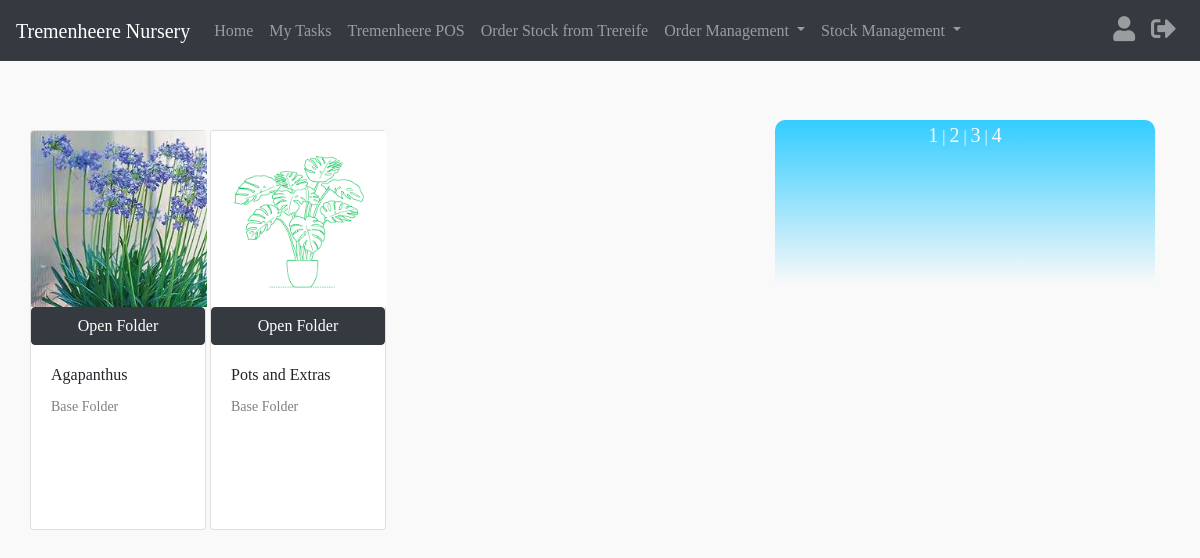
/public/tremenheerepos/index.php (signed in), run on the app's committed database.
### tables this page shows
CREATE TABLE `shop_categories` (
  `cat_id` int(11) NOT NULL,
  `cat_parentid` int(11) NOT NULL,
  `cat_name` varchar(255) NOT NULL,
  `cat_image` varchar(255) NOT NULL
);

### public/tremenheerepos/index.php (the view, shortened to what this page needs)
<?php
require("../../inc/header.php");
include("../../inc/db_connect.php");
require('../../inc/container.php');
?>
<link href="/tremenheere/public/css/pos.css" rel="stylesheet" type="text/css">
<div style="margin-left: 0;" class="container">
  <div style="margin-left: 0; width:95vw;height:100%;"class="row">
<div style="left:0;" style="margin-right:0;" class='col-sm-8 productwrap'>
   <?php
   $sql = "SELECT * FROM shop_categories WHERE cat_parentid = '0'";
   $query = mysqli_query($conn, $sql);
   while($result = mysqli_fetch_assoc($query)){
     ?>
     <div name="<?php echo $result['cat_name'];?>" class="card" style="margin-top:10px;width: 11rem;height:400px;display:inline-flex;">
       <img style="width:11rem;height:11rem;object-fit: cover;" class="card-img-top" src="<?php if($result['cat_image'] == NULL){$image = "../images/placeholder.jpeg";}else{$image = $result['cat_image'];} echo $image;?>" alt="">
       <button id="<?php echo $result['cat_name'];?>"  class="openfolder btn btn-dark">Open Folder</button>
       <div class="card-body">
         <h5 class="card-title"><?php echo $result['cat_name'];?></h5>
         <p class="card-text">Base Folder</p>
       </div>
     </div> <?php }?>
</div>
<div class="col-sm-4 " style=" width: 20vw; border-radius: 10px; background: linear-gradient(to bottom, #33ccff 0%, #F9F9F9 40%);">
<div class='cartchange'><a rel="nofollow" href='?view_cart=1' class='cartselect'>1</a> | <a rel="nofollow" href='?view_cart=2' class='cartselect'>2</a> | <a rel="nofollow" href='?view_cart=3' class='cartselect'>3</a> | <a rel="nofollow" href='?view_cart=4' class='cartselect'>4 </a></div>
</div>
</div>
</div>
<?php require('../../inc/footer.php'); ?>

### inc/header.php (shortened to what this page needs)
<!doctype html>
<html>
<head>
  <link rel="stylesheet" href="https://maxcdn.bootstrapcdn.com/bootstrap/4.5.2/css/bootstrap.min.css">
<link rel="stylesheet" href="https://cdnjs.cloudflare.com/ajax/libs/font-awesome/5.15.3/css/all.min.css">
</head>

### inc/container.php (shortened to what this page needs)
</head>
<nav class="navbar fixed-top navbar-expand-sm bg-dark navbar-dark">
<a class="navbar-brand" href="/tremenheere/public/home.php">Tremenheere Nursery</a>
<div class="collapse navbar-collapse" id="navbarSupportedContent">
<ul class="navbar-nav mr-auto">
  <li class="nav-item">
    <a class="nav-link" href="/tremenheere/public/home.php">Home <span class="sr-only">(current)</span></a>
  </li>
  <li class="nav-item">
    <a class="nav-link" href="/tremenheere/public/tasks.php">My Tasks</a>
  </li>
  <li class="nav-item">
    <a class="nav-link" href="/tremenheere/public/tremenheerepos/index.php?view_cart=1">Tremenheere POS</a>
  </li>
  <li class="nav-item">
    <a class="nav-link" href="/tremenheere/public/orderstock/index.php">Order Stock from Trereife</a>
  </li>
  <li class="nav-item dropdown">
    <a class="nav-link dropdown-toggle" href="#" id="navbarDropdown" role="button" data-toggle="dropdown" aria-haspopup="true" aria-expanded="false">
      Order Management
    </a>
  </li>
  <li class="nav-item dropdown">
    <a class="nav-link dropdown-toggle" href="#" id="navbarDropdown" role="button" data-toggle="dropdown" aria-haspopup="true" aria-expanded="false">
      Stock Management
    </a>
  </li>
  </ul>
<ul class="navbar-nav">
  <li class="nav-item">
    <a class="nav-link" href="/tremenheere/public/profile.php"><i style='font-size:25px;' class="fas fa-user"></i></a>
    </li>
    <li class="nav-item">
    <a class="nav-link" href="/tremenheere/public/logout.php"><i style='font-size:25px;' class="fas fa-sign-out-alt"></i></a>
    </li>
</ul>
</div>
</nav>

### inc/footer.php (shortened to what this page needs)
</body></html>

### public/css/pos.css (style rules this page uses)
.productwrap { width:60vw; }
.card-text { font-size: 14px !important; color:grey; }
.card-title { font-size: 16px !important; }
.cartchange { text-align: center; color:#F9F9F9; }
.cartchange a { text-decoration: none; color:#F9F9F9; font-size: 20px; }

### data on the page
shop_categories: cat_image (picture), cat_name "Agapanthus"
shop_categories: shows a picture, cat_name "Pots and Extras"
